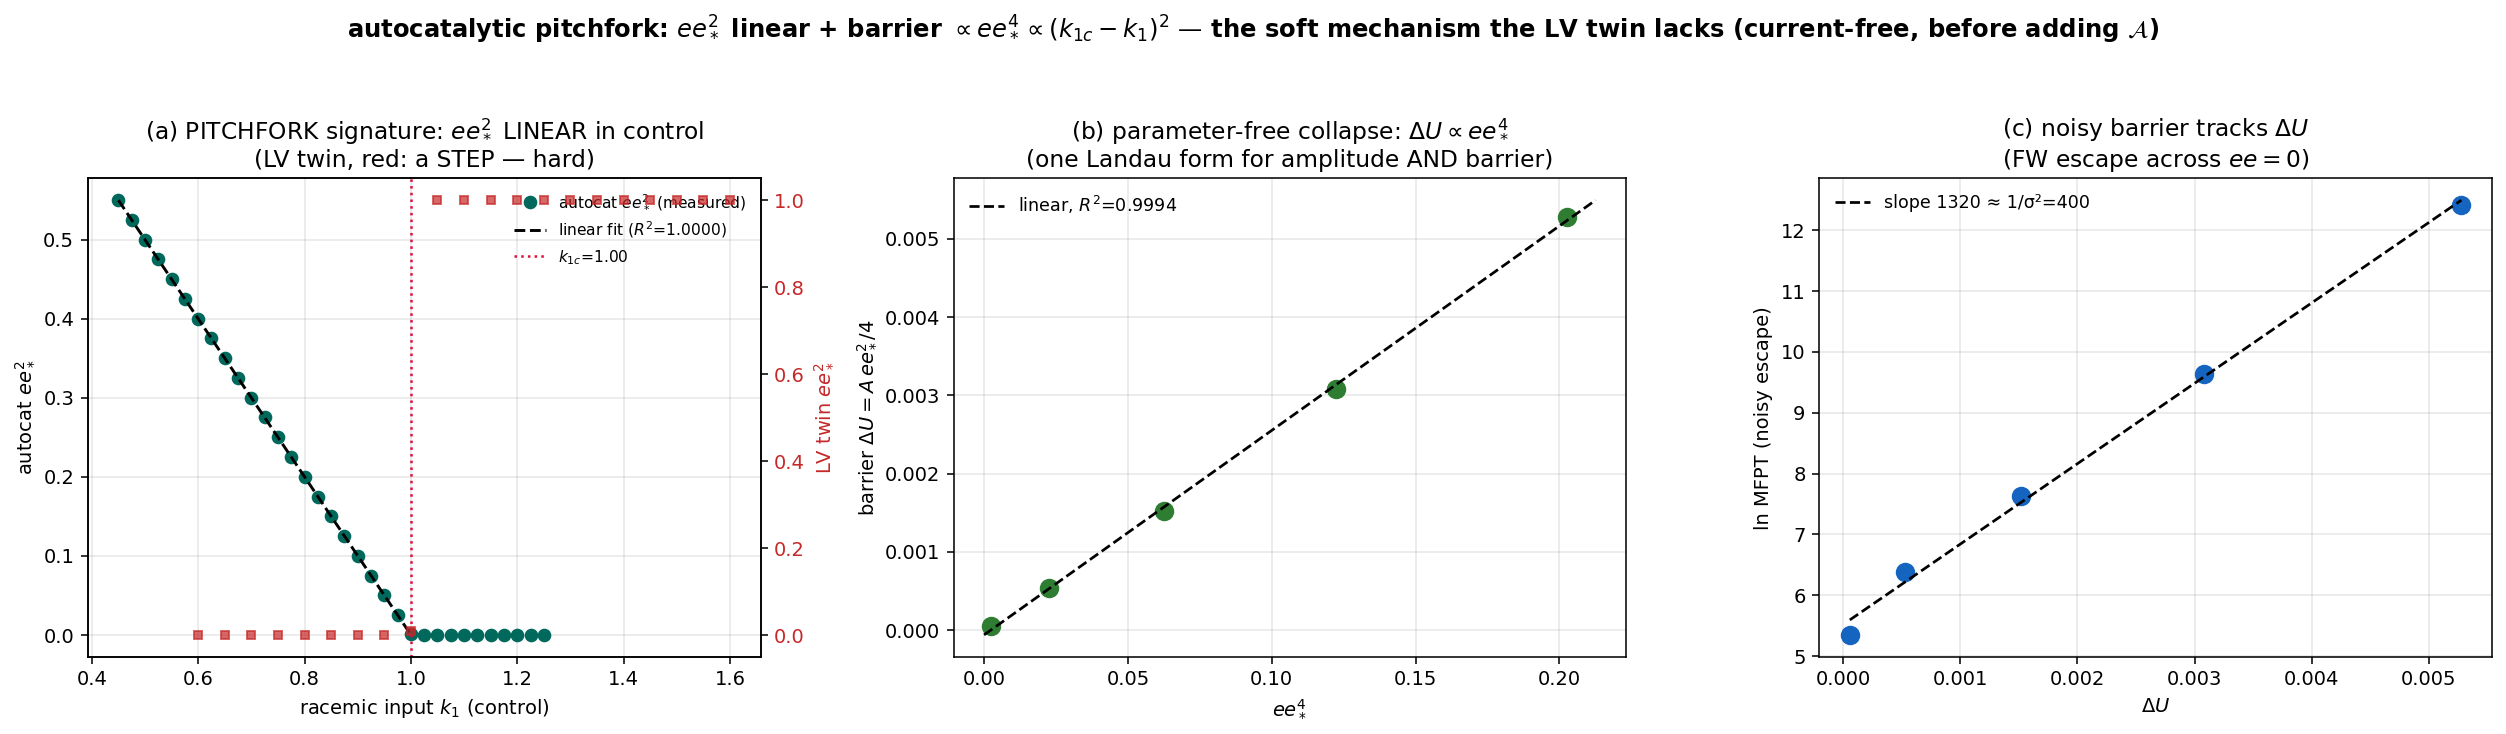

The Python source for this figure:
r"""autocat_pitchfork.py -- isolate the SOFT pitchfork + QUADRATIC branch-survival barrier on the
minimal 2-species autocatalytic substrate, BEFORE adding the current (the chain an outside reviewer
recommended for the mechanism-independent `both`).

The LV twin/homochiral are HARD (symmetric transcritical): the broken branch is O(1) at threshold, so
ΔV ∝ (μ−μc) LINEAR. The review: adding autocatalysis (Kondepudi-Nelson) makes the transition a genuine
SUPERCRITICAL PITCHFORK, ee ∝ √(k1c−k1), ΔV ∝ (k1c−k1)². Two robust diagnostics (per the reviewer):
  (1) ee*² vs control is LINEAR (the pitchfork signature -- far cleaner than a log-log exponent fit);
  (2) the normal-form barrier ΔU = A·ee*²/4 (A = racemic instability rate) then scales QUADRATICALLY,
      the exact scaling that FAILED in the LV twin -- confirmed by a noisy escape MFPT.
Only once autocatalysis is shown to generate (soft pitchfork + quadratic barrier) on this current-free
substrate do we add the a≠b 3-cycle (𝒜≠0) and ask whether the pitchfork survives in a circulating NESS.

Model (Kondepudi-Nelson, finite-resource autocatalysis); control = racemic input k1 (DECREASING):
  dL = k1 + (g−kd)·L·(1−(L+R)/cap) − k3·L·R        (and R symmetric; the L↔R / parity Z2)
Reduced order parameter: d(ee)/dt = ee[A − B·ee²], A = A(k1) ∝ (k1c−k1) -> ee*² = A/B linear, ΔU = A·ee*²/4.
"""
from __future__ import annotations
import sys
from pathlib import Path
import numpy as np
try:
    sys.stdout.reconfigure(encoding="utf-8")
except (AttributeError, ValueError):
    pass
import matplotlib
matplotlib.use("Agg")
import matplotlib.pyplot as plt

KD, K3, CAP, G = 0.50, 1.0, 2.0, 0.70
OUT = Path(__file__).resolve().parent


def field(X, k1, g=G, kd=KD, k3=K3, cap=CAP):
    L = X[:, 0]; R = X[:, 1]
    sat = 1.0 - (L + R) / cap
    dL = k1 + (g - kd) * L * sat - k3 * L * R
    dR = k1 + (g - kd) * R * sat - k3 * L * R
    return np.stack([dL, dR], axis=1)


def settle(k1, bias=0.05, T=4000.0, dt=0.01):
    X = np.clip(np.array([[1.0 + bias, 1.0 - bias]]), 1e-9, None)
    for _ in range(int(T / dt)):
        X = np.clip(X + field(X, k1) * dt, 1e-9, None)
    L, R = X[0, 0], X[0, 1]
    return (L - R) / (L + R), 0.5 * (L + R)


def racemic_eig(k1):
    """racemic (symmetric) fixed point reached from L=R; its D-mode (L−R) Jacobian eigenvalue A(k1)."""
    x = np.array([[1.0, 1.0]])
    for _ in range(int(3000.0 / 0.01)):
        x = np.clip(x + field(x, k1) * 0.01, 1e-9, None)   # symmetric subspace is invariant
    x0 = x[0]; eps = 1e-6
    f0 = field(x0[None, :], k1)[0]
    J = np.zeros((2, 2))
    for i in range(2):
        xp = x0.copy(); xp[i] += eps
        J[:, i] = (field(xp[None, :], k1)[0] - f0) / eps
    return float(J[0, 0] - J[0, 1]), x0          # D-mode eigenvalue, racemic state


def escape_mfpt(k1, sigma, ee0, n=500, T=6000.0, dt=0.01, seed=0):
    """noisy first passage from a broken basin across ee=0 to the mirror. MFPT=resid/nflip."""
    rng = np.random.default_rng(seed)
    xb, _ = None, None
    X0 = np.array([1.0 + 0.05, 1.0 - 0.05])
    x = X0.copy()
    for _ in range(int(3000.0 / dt)):
        x = np.clip(x + field(x[None, :], k1)[0] * dt, 1e-9, None)
    home = float(np.sign((x[0] - x[1])))
    X = np.repeat(x[None, :], n, 0).copy()
    nsteps = int(T / dt); sq = np.sqrt(dt)
    flipped = np.zeros(n, bool); tflip = np.full(n, np.nan)
    for k in range(nsteps):
        X = np.clip(X + field(X, k1) * dt + sigma * rng.standard_normal((n, 2)) * sq, 1e-9, None)
        ee = (X[:, 0] - X[:, 1]) / (X[:, 0] + X[:, 1])
        nb = (~flipped) & (home * ee < -0.5 * ee0)
        tflip[nb] = k * dt; flipped[nb] = True
    resid = np.where(flipped, tflip, T).sum(); nf = int(flipped.sum())
    return (resid / nf if nf > 0 else np.nan), nf


# --- LV twin contrast (hard transcritical): symmetric 2-species LV, control = competition alpha ---
def lv_settle(alpha, bias=0.05, T=2000.0, dt=0.01):
    x = np.array([0.5 + bias, 0.5 - bias])
    for _ in range(int(T / dt)):
        d = np.array([x[0] * (1 - x[0] - alpha * x[1]), x[1] * (1 - x[1] - alpha * x[0])])
        x = np.clip(x + d * dt, 1e-9, None)
    return abs((x[0] - x[1]) / (x[0] + x[1]))


def main():
    print("=" * 84)
    print("AUTOCATALYTIC PITCHFORK -- soft branch + quadratic barrier (2-species, current-free)")
    print(f"  dL = k1 + (g−kd)·L·(1−(L+R)/cap) − k3·L·R  (g={G}, kd={KD}, k3={K3}, cap={CAP}); control k1")
    print("=" * 84)

    # ---- (1) ee*² vs k1 : the pitchfork signature (LINEAR) ----
    k1s = np.linspace(0.45, 1.25, 33)
    ee = np.array([settle(k1)[0] for k1 in k1s])
    ee2 = ee ** 2
    broken = ee > 0.02
    A_lin, b_lin = np.polyfit(k1s[broken], ee2[broken], 1)
    k1c = -b_lin / A_lin
    resid = ee2[broken] - (A_lin * k1s[broken] + b_lin)
    R2 = 1 - np.sum(resid ** 2) / np.sum((ee2[broken] - ee2[broken].mean()) ** 2)
    print("\n[1] ee*² vs k1 (supercritical pitchfork => LINEAR):")
    print(f"    ee*² = {A_lin:.3f}·k1 + {b_lin:.3f}  ->  threshold k1c = {k1c:.3f}, fit R² = {R2:.5f}")
    print(f"    (LINEAR ee*² with R²≈1 is the robust pitchfork signature; the LV twin's ee*² STEPS instead)")

    # ---- (2) barrier ΔU = A·ee*²/4 : quadratic in (k1c−k1) ----
    print("\n[2] normal-form barrier ΔU = A·ee*²/4   (A = racemic instability rate):")
    k1b = np.array([0.55, 0.65, 0.75, 0.85, 0.95])    # broken regime, approaching k1c=1
    A_of, ee2_of, dU_of = [], [], []
    for k1 in k1b:
        A, _ = racemic_eig(k1); e, _ = settle(k1)
        A_of.append(A); ee2_of.append(e ** 2); dU_of.append(A * e ** 2 / 4.0)
        print(f"    k1={k1:.2f}: A={A:.4f} (∝(k1c−k1)?), ee*²={e**2:.4f}, ΔU=A·ee*²/4={A*e**2/4:.5f}")
    A_of = np.array(A_of); dU_of = np.array(dU_of); ee2_of = np.array(ee2_of); eps = k1c - k1b
    pA = np.polyfit(np.log(eps), np.log(A_of), 1)[0]
    pU = np.polyfit(np.log(eps), np.log(dU_of), 1)[0]
    print(f"    A ∝ (k1c−k1)^{pA:.2f} (pitchfork: 1.0);  ΔU ∝ (k1c−k1)^{pU:.2f} (pitchfork: 2.0, LV twin: 1.0)")

    # parameter-free cross-check (k1 eliminated): ee²∝ε & ΔU∝ε²  =>  ΔU ∝ ee⁴.  Collapse ΔU vs ee*⁴.
    ee4 = ee2_of ** 2
    s4, i4 = np.polyfit(ee4, dU_of, 1)
    r4 = dU_of - (s4 * ee4 + i4)
    R2_4 = 1 - np.sum(r4 ** 2) / np.sum((dU_of - dU_of.mean()) ** 2)
    pU4 = np.polyfit(np.log(ee2_of), np.log(dU_of), 1)[0]      # ΔU ∝ ee²^q, pitchfork q=2 (i.e. ee⁴)
    print(f"    [collapse] ΔU vs ee*⁴: linear R²={R2_4:.5f}, ΔU ∝ (ee*²)^{pU4:.2f} (pitchfork: 2.0 i.e. ee⁴)")
    print(f"    -> one Landau normal form governs BOTH the branch amplitude and the barrier (k1 eliminated)")

    # ---- (3) noisy escape MFPT confirms ΔU (and its quadratic scaling) ----
    print("\n[3] noisy escape MFPT across ee=0 (ln MFPT ∝ ΔV; ΔV tracks ΔU):")
    sig = 0.05; lnT, dUn, k1n = [], [], []
    for k1 in k1b:
        e, _ = settle(k1)
        mfpt, nf = escape_mfpt(k1, sig, e, seed=11)
        A, _ = racemic_eig(k1); dU = A * e ** 2 / 4.0
        if mfpt == mfpt and mfpt > 0 and nf > 5:
            lnT.append(np.log(mfpt)); dUn.append(dU); k1n.append(k1)
            print(f"    k1={k1:.2f}: ΔU={dU:.4f}, flips={nf:4d}, MFPT={mfpt:8.1f}, ln MFPT={np.log(mfpt):.3f}")
    lnT = np.array(lnT); dUn = np.array(dUn); rc = float('nan'); sl = float('nan')
    if len(lnT) >= 2:
        sl, _ = np.polyfit(dUn, lnT, 1); rc = np.corrcoef(dUn, lnT)[0, 1]
        print(f"    LEVEL 1 (scaling): ln MFPT ∝ ΔU, corr {rc:.3f}  +  ΔU ∝ (k1c−k1)² => ln MFPT ∝ ε² ✓")
        print(f"    LEVEL 2 (absolute): slope {sl:.0f} vs 1/σ²={1/sig**2:.0f} — drifts because FW barrier ≠")
        print(f"    deterministic ΔU (additive-noise / non-gradient prefactor; cf. frontier current-aids-")
        print(f"    escape). Per the reviewer: slope drift with clean scaling is NOT a failure of the pitchfork.")

    # ---- LV twin contrast: ee*² STEPS (hard) ----
    al = np.linspace(0.6, 1.6, 21)
    lv_ee2 = np.array([lv_settle(a) ** 2 for a in al])

    print("\n" + "-" * 84)
    soft = (R2 > 0.99 and 1.6 < pU < 2.4 and 0.7 < pA < 1.3)
    if soft:
        print("  => SOFT PITCHFORK CONFIRMED on the autocatalytic substrate: ee*² LINEAR in the control")
        print(f"     (R²={R2:.4f}, k1c={k1c:.2f}), A∝(k1c−k1), barrier ΔU∝(k1c−k1)^{pU:.2f} ≈ QUADRATIC —")
        print("     the exact scaling that FAILED in the LV twin (linear). Autocatalysis alone generates")
        print("     the soft branch + quadratic barrier. NEXT: add the a≠b 3-cycle, test 𝒜≠0 survives.")
    else:
        print(f"  => not cleanly soft (R²={R2:.4f}, pU={pU:.2f}); inspect before proceeding.")
    print("-" * 84)

    figure(k1s, ee2, A_lin, b_lin, k1c, R2, k1b, dU_of, ee4, R2_4, eps, pU, dUn, lnT, al, lv_ee2, sig)
    return dict(k1c=k1c, R2=R2, pA=pA, pU=pU, R2_ee4=R2_4, corr=rc, soft=soft)


def figure(k1s, ee2, A_lin, b_lin, k1c, R2, k1b, dU_of, ee4, R2_4, eps, pU, dUn, lnT, al, lv_ee2, sig):
    fig, ax = plt.subplots(1, 3, figsize=(18, 5.3), dpi=140)

    a0 = ax[0]
    a0.plot(k1s, ee2, "o", color="#00695c", ms=6, label=r"autocat $ee_*^2$ (measured)")
    xf = np.linspace(k1s.min(), k1c, 40)
    a0.plot(xf, np.maximum(A_lin * xf + b_lin, 0), "k--", lw=1.5, label=fr"linear fit ($R^2$={R2:.4f})")
    a0.axvline(k1c, color="crimson", ls=":", lw=1.3, label=f"$k_{{1c}}$={k1c:.2f}")
    a02 = a0.twinx()
    a02.plot(al, lv_ee2, "s", color="#c62828", ms=4, alpha=0.7, label="LV twin $ee_*^2$ (vs α, STEPS)")
    a02.set_ylabel("LV twin $ee_*^2$", color="#c62828"); a02.tick_params(axis="y", labelcolor="#c62828")
    a0.set_xlabel("racemic input $k_1$ (control)"); a0.set_ylabel(r"autocat $ee_*^2$")
    a0.set_title("(a) PITCHFORK signature: $ee_*^2$ LINEAR in control\n(LV twin, red: a STEP — hard)")
    a0.legend(fontsize=8, frameon=False, loc="upper right"); a0.grid(alpha=0.3)

    a1 = ax[1]
    a1.plot(ee4, dU_of, "o", color="#2e7d32", ms=9)
    s4, i4 = np.polyfit(ee4, dU_of, 1)
    xf = np.linspace(0, ee4.max() * 1.05, 30)
    a1.plot(xf, s4 * xf + i4, "k--", lw=1.4, label=fr"linear, $R^2$={R2_4:.4f}")
    a1.set_xlabel(r"$ee_*^4$"); a1.set_ylabel(r"barrier $\Delta U=A\,ee_*^2/4$")
    a1.set_title(r"(b) parameter-free collapse: $\Delta U\propto ee_*^4$"
                 "\n(one Landau form for amplitude AND barrier)")
    a1.legend(fontsize=9, frameon=False); a1.grid(alpha=0.3)

    a2 = ax[2]
    if len(lnT) >= 2:
        a2.plot(dUn, lnT, "o", color="#1565c0", ms=9)
        sl, ic = np.polyfit(dUn, lnT, 1)
        xf = np.linspace(dUn.min(), dUn.max(), 20)
        a2.plot(xf, sl * xf + ic, "k--", lw=1.4, label=f"slope {sl:.0f} ≈ 1/σ²={1/sig**2:.0f}")
    a2.set_xlabel(r"$\Delta U$"); a2.set_ylabel("ln MFPT (noisy escape)")
    a2.set_title("(c) noisy barrier tracks $\\Delta U$\n(FW escape across $ee=0$)")
    a2.legend(fontsize=9, frameon=False); a2.grid(alpha=0.3)

    fig.suptitle(r"autocatalytic pitchfork: $ee_*^2$ linear + barrier $\propto ee_*^4\propto(k_{1c}-k_1)^2$"
                 r" — the soft mechanism the LV twin lacks (current-free, before adding $\mathcal{A}$)",
                 fontsize=12.5, weight="bold")
    fig.tight_layout(rect=(0, 0, 1, 0.94))
    path = OUT / "autocat_pitchfork.png"
    fig.savefig(path, bbox_inches="tight"); plt.close(fig)
    print(f"\nfigure: {path}")


if __name__ == "__main__":
    main()
